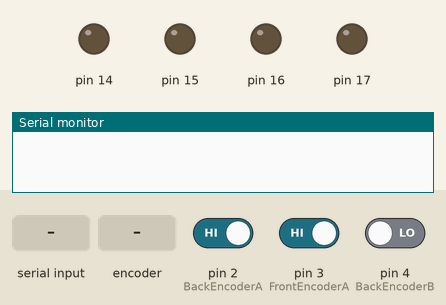
Simulated run of this sketch. Board: Arduino Uno, built with avr-gcc and run on an emulated ATmega328P. On the bench: output pins drawn as LEDs (lit = HIGH), the last lines printed to the serial monitor. Inputs (shaded band) come from the test bench; at power-on: pin 2 (BackEncoderA) HIGH, pin 3 (FrontEncoderA) HIGH, pin 4 (BackEncoderB) LOW.

Above: at 1.2 s.
1.3 s: "F90\n" received over Serial
At 2.1 s:
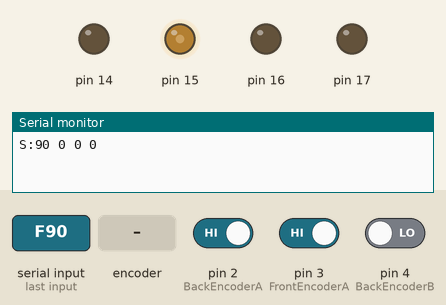
2.8 s: "F,45\n" received over Serial
At 3.4 s:
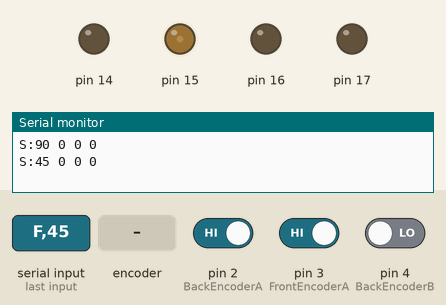
4.3 s: "B90\n" received over Serial
At 5.3 s:
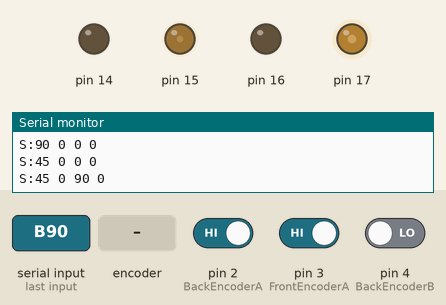
5.8 s: "B,45\n" received over Serial
At 6.6 s:
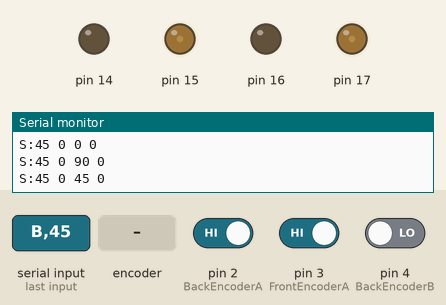
7.3 s: "F" received over Serial
At 9.5 s:
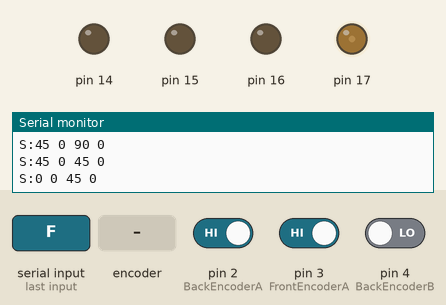
9.8 s: rotary encoder on pin 2 (BackEncoderA) / pin 4 (BackEncoderB) turned 3 steps (first pin leading)
At 10.5 s:
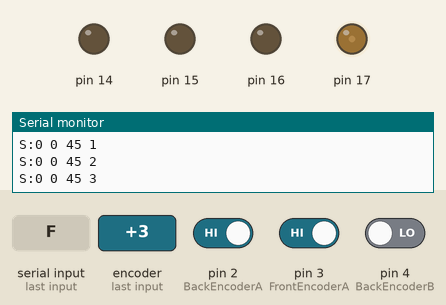
Timing chart, 0 to 12.8 s (numbered marks = the images above; inputs shaded):
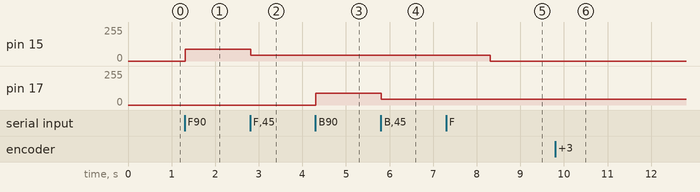

The sketch:

RobotDemo.ino
```cpp
#include <util/atomic.h> // For the ATOMIC_BLOCK macro
#include<SoftPWM.h>
#include<EEPROM.h>

// Uses PID code from https://curiores.com/positioncontrol
// https://github.com/curiores/ArduinoTutorials/tree/main/encoderControl
// which is used under MIT license

#define FrontFwd 14
#define FrontBwd 15
#define BackFwd 16
#define BackBwd 17

#define BackEncoderA 2
#define FrontEncoderA 3
#define BackEncoderB 4
#define FrontEncoderB 5

bool isPort = false;

void setup() {
  Serial.begin(57600);

  if(EEPROM.read(0) == 'p'){isPort = true;}

  SoftPWMBegin();
  SoftPWMSet(FrontFwd, 0);
  SoftPWMSet(FrontBwd, 0);
  SoftPWMSet(BackFwd, 0);
  SoftPWMSet(BackBwd, 0);

  pinMode(FrontEncoderA, INPUT);
  pinMode(FrontEncoderB, INPUT);
  pinMode(BackEncoderA, INPUT);
  pinMode(BackEncoderB, INPUT);
  attachInterrupt(digitalPinToInterrupt(FrontEncoderA),readFrontEncoder,RISING);
  attachInterrupt(digitalPinToInterrupt(BackEncoderA),readBackEncoder,RISING);
}


volatile int posFrontI = 0;
void readFrontEncoder(){
  int b = digitalRead(FrontEncoderB);
  if(b > 0){
    posFrontI++;
  }
  else{
    posFrontI--;
  }
}
volatile int posBackI = 0;
void readBackEncoder(){
  int b = digitalRead(BackEncoderB);
  if(b > 0){
    posBackI++;
  }
  else{
    posBackI--;
  }
}

// PID constants
float kp = 1;
float kd = 0.025;
float ki = 0.0;

void setMotor(byte motorIndex, int dir, int pwmVal);
void run_PID(byte motorIdx, int pos, int target, long currT, float deltaT, float* eprev, float* eintegral) {
  // error
  int e = pos - target;

  // derivative
  float dedt = (e-(*eprev))/(deltaT);

  // integral
  *eintegral = (*eintegral) + e*deltaT;

  // control signal
  float u = kp*e + kd*dedt + ki * (*eintegral);

  // motor power
  float pwr = fabs(u);
  if( pwr > 255 ){
    pwr = 255;
  }

  // motor direction
  int dir = 1;
  if(u<0){
    dir = -1;
  }
  // signal the motor

  setMotor(motorIdx, dir,pwr);

  // store previous error
  *eprev = e;
}

#define FRONT_MOTOR 0
#define BACK_MOTOR 1

long prevT = 0;
float eprevFront = 0;
float eintegralFront = 0;
float eprevBack = 0;
float eintegralBack = 0;

int targetFront = 0;
int targetBack = 0;

int oldOutput[] = {0,0,0,0};

void loop() {
  // set target position
  //int target = 250*sin(prevT/1e6);


  // time difference
  long currT = micros();
  float deltaT = ((float) (currT - prevT))/( 1.0e6 );
  prevT = currT;


  // Read the position in an atomic block to avoid a potential
  // misread if the interrupt coincides with this code running
  // see: https://www.arduino.cc/reference/en/language/variables/variable-scope-qualifiers/volatile/
  int posFront = 0;
  int posBack = 0;
  ATOMIC_BLOCK(ATOMIC_RESTORESTATE) {
    posFront = posFrontI;
    posBack = posBackI;
  }
  if(!isPort){
      // On starboard side, encoders are facing the opposite way, so the counter is also moving the opposite way
      posFront = -posFront;
      posBack = -posBack;
    }

  run_PID(FRONT_MOTOR, posFront, targetFront, currT, deltaT, &eprevFront, &eintegralFront);
  run_PID(BACK_MOTOR, posBack, targetBack, currT, deltaT, &eprevBack, &eintegralBack);

  while(Serial.available()) {
    char direction = Serial.read();
    if (direction=='F' || direction == 'B'){
      int how_much = Serial.parseInt();
      if (direction=='F'){targetFront=how_much;}
      else {targetBack=how_much;}
    }
  }

  int newOutput[] = {targetFront, posFront, targetBack, posBack};
  bool doOutput = false;
  for(byte i=0; i<4; i++){
    if (newOutput[i] != oldOutput[i]){doOutput = true;}
    oldOutput[i] = newOutput[i];
  }

  if(doOutput){
    if (isPort) {
      Serial.print("P:");
    } else {
      Serial.print("S:");
    }
    Serial.print(targetFront);
    Serial.print(" ");
    Serial.print(posFront);
    Serial.print(" ");
    Serial.print(targetBack);
    Serial.print(" ");
    Serial.print(posBack);
    Serial.println();
  }
}


const byte motors[2][2] = {
  {FrontFwd, FrontBwd},
  {BackFwd, BackBwd},
};

void setMotor(byte motorIndex, int dir, int pwmVal){
  // If the power to send the motor is too small, we won't.
  if(pwmVal < 10) {
    SoftPWMSet(motors[motorIndex][0], 0);
    SoftPWMSet(motors[motorIndex][1], 0);
    return;
  }

  // The directions to move the motor are reversed on the starboard side
  // equality on bools == XNOR
  // Logic is flipped if isPort == false

  if((dir == -1) == isPort){
    SoftPWMSet(motors[motorIndex][0], pwmVal);
    SoftPWMSet(motors[motorIndex][1], 0);
  }
  else if((dir == 1) == isPort){
    SoftPWMSet(motors[motorIndex][0], 0);
    SoftPWMSet(motors[motorIndex][1], pwmVal);
  }
  else{
    SoftPWMSet(motors[motorIndex][0], 0);
    SoftPWMSet(motors[motorIndex][1], 0);
  }
}
```

Measured:
- after the input at 1.3 s, pin 15: 0/255 → 90/255 at once
- after the input at 2.8 s, pin 15: 90/255 → 45/255 at once
- after the input at 4.3 s, pin 17: 0/255 → 90/255 at once
- after the input at 5.8 s, pin 17: 90/255 → 45/255 at once
- after the input at 7.3 s, pin 15: 45/255 → 0/255 after 1.0 s
- after the input at 9.8 s, pin 17: 45/255 → 44/255 after 0.06 s, → 43/255 0.21 s later, → 42/255 0.19 s later
